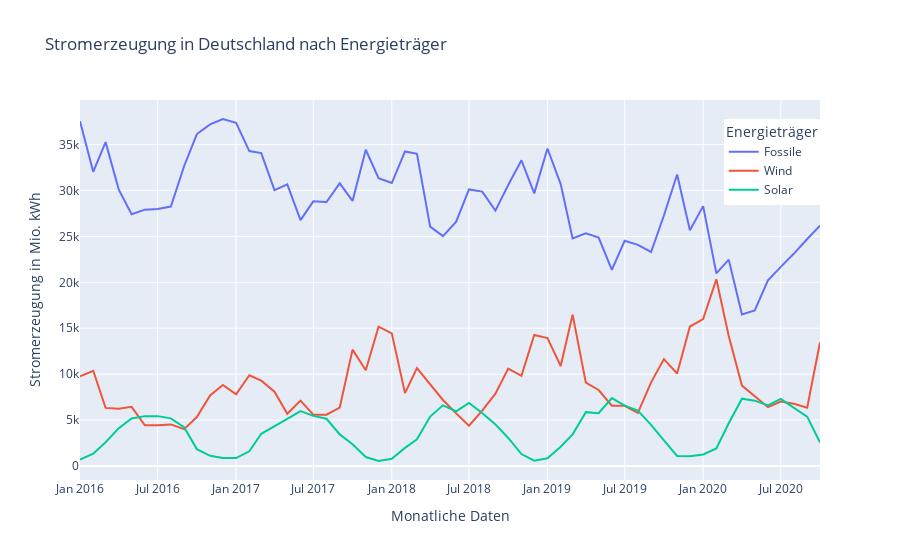

The code cell stored with this chart in its notebook:
### Code cell
fig = px.line(ene, x=ene.index, y=['Fossile','Wind','Solar'], title='Stromerzeugung in Deutschland nach Energieträger', labels=dict(Datum="Monatliche Daten", value="Stromerzeugung in Mio. kWh", variable="Energieträger"))
fig.update_layout(legend=dict(yanchor="top", y=0.95, xanchor="left", x=0.87))
fig.show()
